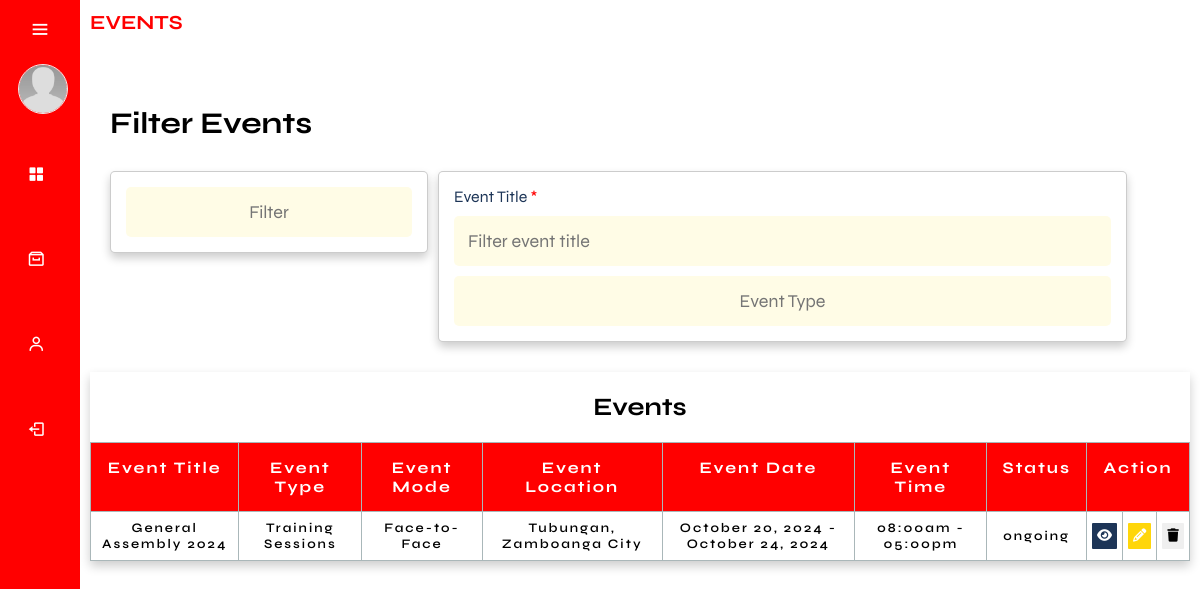
Page /admin/landingPage.php on the earlier database version.
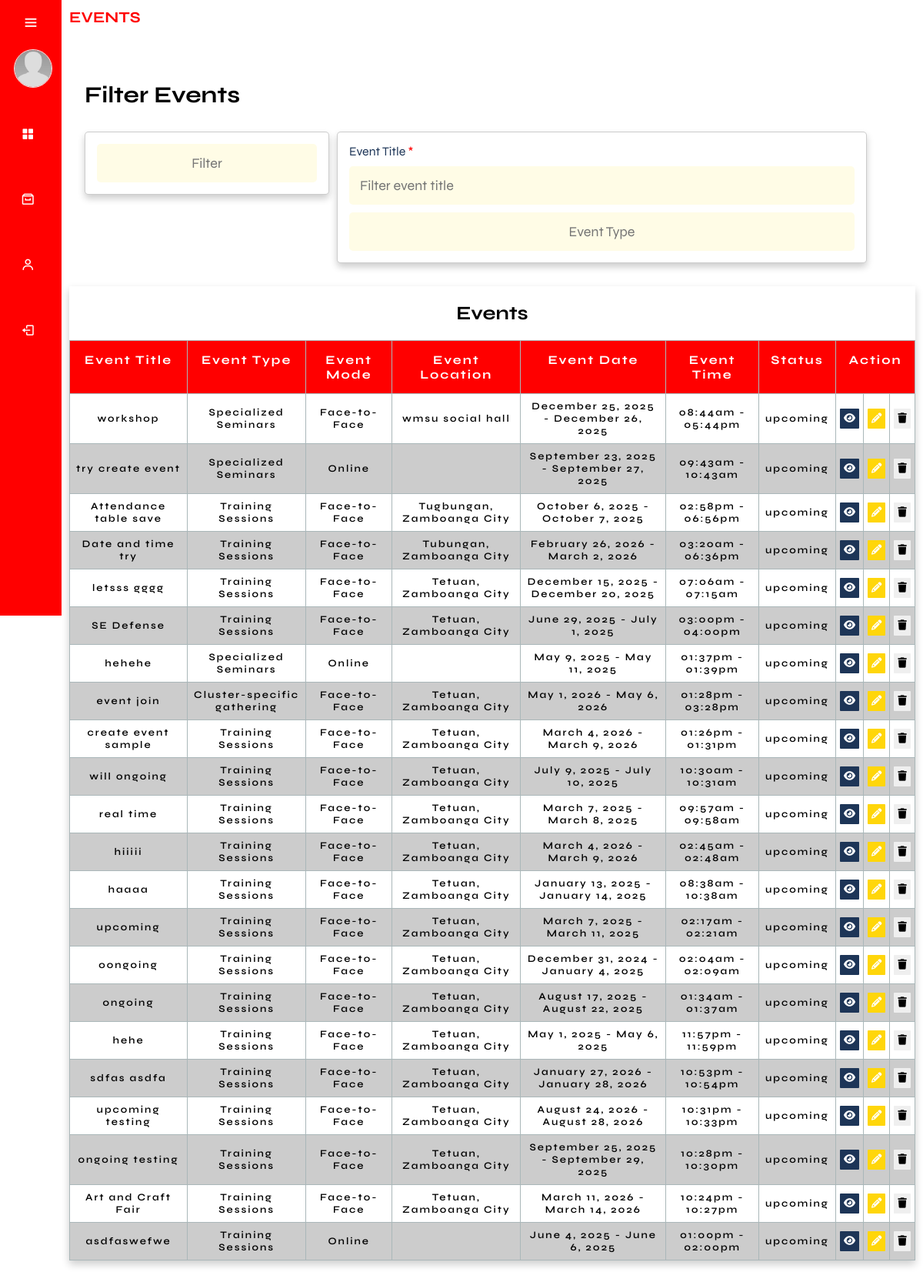
Same page on the later database version.
### tables this page shows
CREATE TABLE `events` (
  `event_id` int(11) NOT NULL,
  `event_title` varchar(255) NOT NULL,
  `event_description` text DEFAULT NULL,
  `event_type` varchar(50) NOT NULL,
  `event_mode` varchar(50) NOT NULL,
  `event_photo_path` varchar(255) DEFAULT NULL,
  `location` varchar(255) NOT NULL,
  `date_start` date NOT NULL,
  `date_end` date NOT NULL,
  `time_start` time NOT NULL,
  `time_end` time NOT NULL,
  `date_created` timestamp NOT NULL DEFAULT current_timestamp(),
  `event_link` text DEFAULT NULL,
  `cancelReason` text NOT NULL,
  `event_cancel` varchar(255) NOT NULL,
  `participant_limit` int(11) NOT NULL
);

### function/F.getEventTbl.php (the view, shortened to what this page needs)
<?php
    require_once('../db.connection/connection.php');
    $sql = "SELECT *, IF(event_cancel IS NULL OR event_cancel = '', '', event_cancel) AS event_status FROM Events WHERE NOW() < CONCAT(date_end, ' ', time_end) ORDER BY date_created DESC";
    $result = mysqli_query($conn, $sql);
    while ($row = mysqli_fetch_assoc($result)) {
        $eventTitle = $row['event_title'];
        $eventLocation = $row['location'];
        $eventDateStart = date('F j, Y', strtotime($row['date_start']));
        $eventDateEnd = date('F j, Y', strtotime($row['date_end']));
        $eventTimeStart = date('h:ia', strtotime($row['time_start']));
        $eventTimeEnd = date('h:ia', strtotime($row['time_end']));
        $eventMode = $row['event_mode'];
        $eventType = $row['event_type'];
        $eventId = $row['event_id'];
        $eventStatus = $row['event_status'];
        $eventTimeZone = new DateTimeZone('Asia/Manila');
        $currentDateTime = new DateTime('now', $eventTimeZone);
        $eventStartDateTime = new DateTime($row['date_start'] . ' ' . $row['time_start'], $eventTimeZone);
        $eventEndDateTime = new DateTime($row['date_end'] . ' ' . $row['time_end'], $eventTimeZone);
        if ($eventStatus === '') {
            if ($currentDateTime >= $eventStartDateTime && $currentDateTime <= $eventEndDateTime) {
                $eventStatus = 'ongoing';
            } elseif ($currentDateTime < $eventStartDateTime) {
                $eventStatus = 'upcoming';
            }
        }
        if ($eventStatus === 'upcoming' || $eventStatus === 'ongoing') {
            echo '<tr data-start-date="' . $row['date_start'] . '" data-end-date="' . $row['date_end'] . '">';
            ?>
            <td data-label="Event Title"><?php echo $eventTitle; ?></td>
            <td data-label="Event Type"><?php echo $eventType; ?></td>
            <td data-label="Event Mode"><?php echo $eventMode; ?></td>
            <td data-label="Event Location"><?php echo $eventLocation; ?></td>
            <td data-label="Event Date"><?php echo "$eventDateStart - $eventDateEnd"; ?></td>
            <td data-label="Event Time"><?php echo "$eventTimeStart - $eventTimeEnd"; ?></td>
            <td data-label="Status"><?php echo $eventStatus; ?></td>
            <td data-label="View Event" class="pad">
                <a href="view_event.php?event_id=<?php echo $row['event_id']; ?>">
                    <button class="btn_view"><i class="fa-solid fa-eye"></i></button>
                </a>
            </td>
            <td data-label="Edit" class="pad">
                <a href="editEvent.php?event_id=<?php echo $eventId; ?>">
                    <button class="btn_edit"><i class="fa fa-pencil"></i></button>
                </a>
            </td>
            <td data-label="Delete" class="pad">
                <button class="btn_delete" onclick="confirmDeleteEvent('<?php echo $eventId; ?>')">
                    <i class="fa fa-trash"></i>
                </button>
            </td>
            <?php
            echo '</tr>';
        }
    }
?>

Differences in the rows shown:
removed events: event_title "General Assembly 2024", event_type "Training Sessions", event_mode "Face-to-Face", location "Tubungan, Zamboanga City", date_start "October 20, 2024", date_end "October 24, 2024", time_start "08:00am", time_end "05:00pm", eventStatus "ongoing"
now on this page (row edited): events: event_title "workshop", event_type "Specialized Seminars", event_mode "Face-to-Face", location "wmsu social hall", date_start "December 25, 2025", date_end "December 26, 2025", time_start "08:44am", time_end "05:44pm", eventStatus "upcoming"
now on this page (row edited): events: event_title "try create event", event_type "Specialized Seminars", event_mode "Online", date_start "September 23, 2025", date_end "September 27, 2025", time_start "09:43am", time_end "10:43am", eventStatus "upcoming"
now on this page (row edited): events: event_title "Attendance table save", event_type "Training Sessions", event_mode "Face-to-Face", location "Tugbungan, Zamboanga City", date_start "October 6, 2025", date_end "October 7, 2025", time_start "02:58pm", time_end "06:56pm", eventStatus "upcoming"
now on this page (row edited): events: event_title "Date and time try", event_type "Training Sessions", event_mode "Face-to-Face", location "Tubungan, Zamboanga City", date_start "February 26, 2026", date_end "March 2, 2026", time_start "03:20am", time_end "06:36pm", eventStatus "upcoming"
now on this page (row edited): events: event_title "letsss gggg", event_type "Training Sessions", event_mode "Face-to-Face", location "Tetuan, Zamboanga City", date_start "December 15, 2025", date_end "December 20, 2025", time_start "07:06am", time_end "07:15am", eventStatus "upcoming"
now on this page (row edited): events: event_title "SE Defense", event_type "Training Sessions", event_mode "Face-to-Face", location "Tetuan, Zamboanga City", date_start "June 29, 2025", date_end "July 1, 2025", time_start "03:00pm", time_end "04:00pm", eventStatus "upcoming"
now on this page (row edited): events: event_title "hehehe", event_type "Specialized Seminars", event_mode "Online", date_start "May 9, 2025", date_end "May 11, 2025", time_start "01:37pm", time_end "01:39pm", eventStatus "upcoming"
now on this page (row edited): events: event_title "event join", event_type "Cluster-specific gathering", event_mode "Face-to-Face", location "Tetuan, Zamboanga City", date_start "May 1, 2026", date_end "May 6, 2026", time_start "01:28pm", time_end "03:28pm", eventStatus "upcoming"
now on this page (row edited): events: event_title "create event sample", event_type "Training Sessions", event_mode "Face-to-Face", location "Tetuan, Zamboanga City", date_start "March 4, 2026", date_end "March 9, 2026", time_start "01:26pm", time_end "01:31pm", eventStatus "upcoming"
now on this page (row edited): events: event_title "will ongoing", event_type "Training Sessions", event_mode "Face-to-Face", location "Tetuan, Zamboanga City", date_start "July 9, 2025", date_end "July 10, 2025", time_start "10:30am", time_end "10:31am", eventStatus "upcoming"
now on this page (row edited): events: event_title "real time", event_type "Training Sessions", event_mode "Face-to-Face", location "Tetuan, Zamboanga City", date_start "March 7, 2025", date_end "March 8, 2025", time_start "09:57am", time_end "09:58am", eventStatus "upcoming"
now on this page (row edited): events: event_title "hiiiii", event_type "Training Sessions", event_mode "Face-to-Face", location "Tetuan, Zamboanga City", date_start "March 4, 2026", date_end "March 9, 2026", time_start "02:45am", time_end "02:48am", eventStatus "upcoming"
now on this page (row edited): events: event_title "haaaa", event_type "Training Sessions", event_mode "Face-to-Face", location "Tetuan, Zamboanga City", date_start "January 13, 2025", date_end "January 14, 2025", time_start "08:38am", time_end "10:38am", eventStatus "upcoming"
now on this page (row edited): events: event_title "upcoming", event_type "Training Sessions", event_mode "Face-to-Face", location "Tetuan, Zamboanga City", date_start "March 7, 2025", date_end "March 11, 2025", time_start "02:17am", time_end "02:21am", eventStatus "upcoming"
now on this page (row edited): events: event_title "oongoing", event_type "Training Sessions", event_mode "Face-to-Face", location "Tetuan, Zamboanga City", date_start "December 31, 2024", date_end "January 4, 2025", time_start "02:04am", time_end "02:09am", eventStatus "upcoming"
now on this page (row edited): events: event_title "ongoing", event_type "Training Sessions", event_mode "Face-to-Face", location "Tetuan, Zamboanga City", date_start "August 17, 2025", date_end "August 22, 2025", time_start "01:34am", time_end "01:37am", eventStatus "upcoming"
now on this page (row edited): events: event_title "hehe", event_type "Training Sessions", event_mode "Face-to-Face", location "Tetuan, Zamboanga City", date_start "May 1, 2025", date_end "May 6, 2025", time_start "11:57pm", time_end "11:59pm", eventStatus "upcoming"
now on this page (row edited): events: event_title "sdfas asdfa", event_type "Training Sessions", event_mode "Face-to-Face", location "Tetuan, Zamboanga City", date_start "January 27, 2026", date_end "January 28, 2026", time_start "10:53pm", time_end "10:54pm", eventStatus "upcoming"
now on this page (row edited): events: event_title "upcoming testing", event_type "Training Sessions", event_mode "Face-to-Face", location "Tetuan, Zamboanga City", date_start "August 24, 2026", date_end "August 28, 2026", time_start "10:31pm", time_end "10:33pm", eventStatus "upcoming"
now on this page (row edited): events: event_title "ongoing testing", event_type "Training Sessions", event_mode "Face-to-Face", location "Tetuan, Zamboanga City", date_start "September 25, 2025", date_end "September 29, 2025", time_start "10:28pm", time_end "10:30pm", eventStatus "upcoming"
now on this page (row edited): events: event_title "Art and Craft Fair", event_type "Training Sessions", event_mode "Face-to-Face", location "Tetuan, Zamboanga City", date_start "March 11, 2026", date_end "March 14, 2026", time_start "10:24pm", time_end "10:27pm", eventStatus "upcoming"
now on this page (row edited): events: event_title "asdfaswefwe", event_type "Training Sessions", event_mode "Online", date_start "June 4, 2025", date_end "June 6, 2025", time_start "01:00pm", time_end "02:00pm", eventStatus "upcoming"
